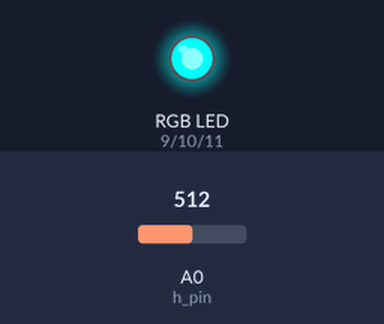
The sketch below on a simulated Arduino Uno, built with avr-gcc and run on an emulated ATmega328P. On the bench: an RGB LED mixed from three pins (HIGH = lit). The test bench sets the inputs (shaded band); at power-on: A0 (h_pin) = 512.

Above: at 1.2 s.
1.3 s: A0 (h_pin) set to 716
At 2.3 s:
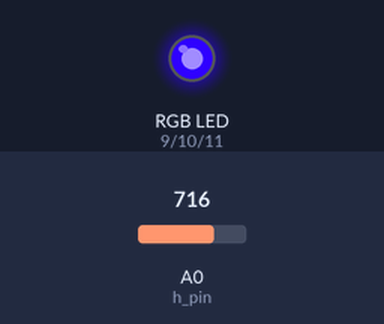
2.8 s: A0 (h_pin) set to 900
At 3.4 s:
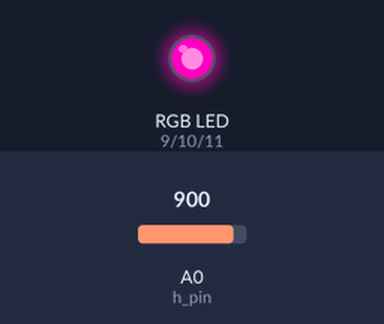
4.3 s: A0 (h_pin) set to 1023
At 4.6 s:
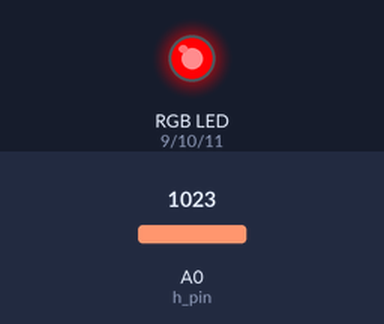
5.8 s: A0 (h_pin) set to 306
At 6.9 s:
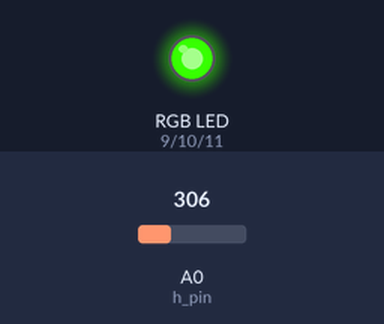
7.3 s: A0 (h_pin) set to 290
At 8.0 s:
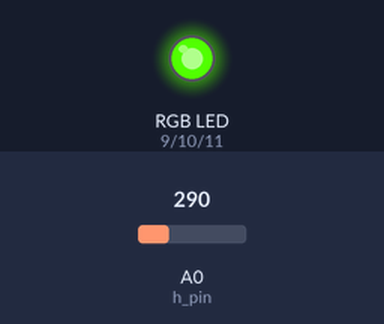
Timing chart, 0 to 9.8 s (numbered marks = the images above; inputs shaded):
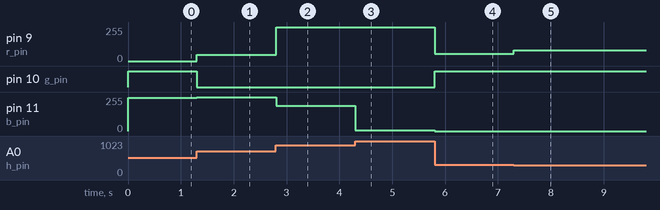

Measured:
- after the input at 1.3 s, pin 9 (r_pin): 0/255 → 47/255 at once; pin 10 (g_pin): HIGH → LOW at once; pin 11 (b_pin): 251/255 → 255/255 at once
- after the input at 2.8 s, pin 9 (r_pin): 47/255 → 255/255 at once; pin 11 (b_pin): 255/255 → 191/255 at once
- after the input at 4.3 s, pin 11 (b_pin): 191/255 → 4/255 at once
- after the input at 5.8 s, pin 9 (r_pin): 255/255 → 55/255 at once; pin 10 (g_pin): LOW → HIGH at once; pin 11 (b_pin): 4/255 → 0/255 at once
- after the input at 7.3 s, pin 9 (r_pin): 55/255 → 81/255 at once

The sketch:

hsl.ino
```cpp
/***

回路:
   D9 --- R220 --- LED_R
  D10 --- R220 --- LED_G
  D11 --- R220 --- LED_B
  LEDカソード --- GND

   5V --- Pot_L
   A0 --- Pot_M
  GND --- Pot_R

***/

#include "RGB.hpp"

const int h_pin = A0;

const int r_pin = 9;
const int g_pin = 10;
const int b_pin = 11;

void setup() {
	pinMode(r_pin, OUTPUT);
	pinMode(g_pin, OUTPUT);
	pinMode(b_pin, OUTPUT);
}

void loop() {
	int value = analogRead(h_pin);
	int hue = map(value, 0, 1023, 0, 359);

	// 彩度100%、明度50%で色相だけを変える
	RGB color = hsl_to_rgb(hue, 100.0, 50.0);

	analogWrite(r_pin, color.r);
	analogWrite(g_pin, color.g);
	analogWrite(b_pin, color.b);
}
```

RGB.hpp
```cpp
#pragma once
#include <math.h>

struct RGB {
	int r;
	int g;
	int b;
};

RGB hsl_to_rgb(int hue, float saturation, float lightness) {
	// Hueを0〜359度に正規化
	hue = ((hue % 360) + 360) % 360;

	// 彩度と明度を0〜1に変換
	float s = saturation / 100.0;
	float l = lightness / 100.0;

	// 色の計算に使う中間値
	float chroma = (1.0 - fabs(2.0 * l - 1.0)) * s;
	float x = chroma * (1.0 - fabs(fmod(hue / 60.0, 2.0) - 1.0));
	float m = l - chroma / 2.0;

	float r1 = 0.0;
	float g1 = 0.0;
	float b1 = 0.0;

	// Hueの角度に応じてRGBの組み合わせを決める
	if (hue < 60) {
		r1 = chroma;
		g1 = x;
	} else if (hue < 120) {
		r1 = x;
		g1 = chroma;
	} else if (hue < 180) {
		g1 = chroma;
		b1 = x;
	} else if (hue < 240) {
		g1 = x;
		b1 = chroma;
	} else if (hue < 300) {
		r1 = x;
		b1 = chroma;
	} else {
		r1 = chroma;
		b1 = x;
	}

	// 0〜1の値を0〜255に変換して四捨五入
	RGB color;
	color.r = (int)((r1 + m) * 255.0 + 0.5);
	color.g = (int)((g1 + m) * 255.0 + 0.5);
	color.b = (int)((b1 + m) * 255.0 + 0.5);

	return color;
}
```
